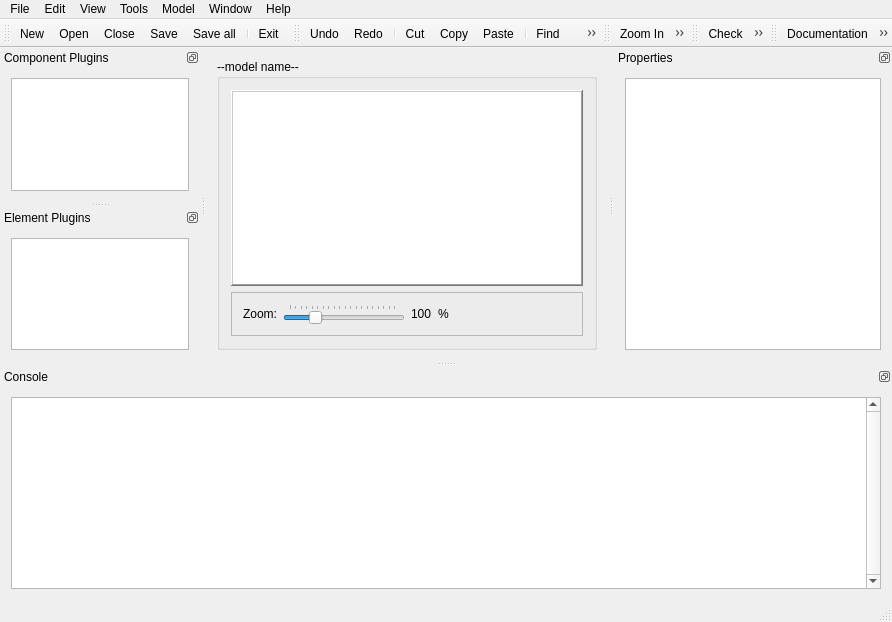
<?xml version="1.0" encoding="UTF-8"?>
<ui version="4.0">
 <class>MainWindow</class>
 <widget class="QMainWindow" name="MainWindow">
  <property name="geometry">
   <rect>
    <x>0</x>
    <y>0</y>
    <width>892</width>
    <height>622</height>
   </rect>
  </property>
  <property name="windowTitle">
   <string>ReGenESyS -- Reborn Generic and Expansible System Simulator</string>
  </property>
  <property name="locale">
   <locale language="English" country="UnitedStates"/>
  </property>
  <widget class="QWidget" name="centralWidget">
   <layout class="QGridLayout" name="gridLayout">
    <item row="0" column="0">
     <widget class="QGroupBox" name="groupBoxModel">
      <property name="sizePolicy">
       <sizepolicy hsizetype="Expanding" vsizetype="Expanding">
        <horstretch>0</horstretch>
        <verstretch>0</verstretch>
       </sizepolicy>
      </property>
      <property name="baseSize">
       <size>
        <width>800</width>
        <height>600</height>
       </size>
      </property>
      <property name="title">
       <string>--model name--</string>
      </property>
      <layout class="QVBoxLayout" name="verticalLayout_6">
       <item>
        <widget class="QGraphicsView" name="graphicsViewModel">
         <property name="frameShape">
          <enum>QFrame::WinPanel</enum>
         </property>
         <property name="frameShadow">
          <enum>QFrame::Raised</enum>
         </property>
        </widget>
       </item>
       <item>
        <widget class="QFrame" name="frame">
         <property name="sizePolicy">
          <sizepolicy hsizetype="Preferred" vsizetype="Minimum">
           <horstretch>0</horstretch>
           <verstretch>0</verstretch>
          </sizepolicy>
         </property>
         <property name="frameShape">
          <enum>QFrame::StyledPanel</enum>
         </property>
         <property name="frameShadow">
          <enum>QFrame::Raised</enum>
         </property>
         <layout class="QHBoxLayout" name="horizontalLayout">
          <item>
           <widget class="QLabel" name="label">
            <property name="text">
             <string>Zoom:</string>
            </property>
            <property name="buddy">
             <cstring>horizontalSlider</cstring>
            </property>
           </widget>
          </item>
          <item>
           <widget class="QSlider" name="horizontalSlider">
            <property name="minimum">
             <number>10</number>
            </property>
            <property name="maximum">
             <number>400</number>
            </property>
            <property name="singleStep">
             <number>10</number>
            </property>
            <property name="value">
             <number>100</number>
            </property>
            <property name="orientation">
             <enum>Qt::Horizontal</enum>
            </property>
            <property name="tickPosition">
             <enum>QSlider::TicksAbove</enum>
            </property>
            <property name="tickInterval">
             <number>20</number>
            </property>
           </widget>
          </item>
          <item>
           <widget class="QLabel" name="label_2">
            <property name="text">
             <string>100</string>
            </property>
           </widget>
          </item>
          <item>
           <widget class="QLabel" name="label_3">
            <property name="text">
             <string>%</string>
            </property>
           </widget>
          </item>
          <item>
           <spacer name="horizontalSpacer">
            <property name="orientation">
             <enum>Qt::Horizontal</enum>
            </property>
            <property name="sizeHint" stdset="0">
             <size>
              <width>40</width>
              <height>20</height>
             </size>
            </property>
           </spacer>
          </item>
         </layout>
        </widget>
       </item>
      </layout>
     </widget>
    </item>
   </layout>
  </widget>
  <widget class="QMenuBar" name="menuBar">
   <property name="geometry">
    <rect>
     <x>0</x>
     <y>0</y>
     <width>892</width>
     <height>22</height>
    </rect>
   </property>
   <widget class="QMenu" name="menuFile">
    <property name="title">
     <string>File</string>
    </property>
    <addaction name="actionNew"/>
    <addaction name="actionOpen"/>
    <addaction name="actionClose"/>
    <addaction name="separator"/>
    <addaction name="actionSave"/>
    <addaction name="actionSave_as"/>
    <addaction name="separator"/>
    <addaction name="actionExit"/>
   </widget>
   <widget class="QMenu" name="menuEdit">
    <property name="title">
     <string>Edit</string>
    </property>
    <addaction name="actionUndo"/>
    <addaction name="actionRedo"/>
    <addaction name="separator"/>
    <addaction name="actionCut"/>
    <addaction name="actionCopy"/>
    <addaction name="actionPaste"/>
    <addaction name="separator"/>
    <addaction name="actionFind"/>
    <addaction name="actionReplace"/>
   </widget>
   <widget class="QMenu" name="menuTools">
    <property name="title">
     <string>Tools</string>
    </property>
    <addaction name="actionInput_Analyser"/>
    <addaction name="actionOutput_Analyser"/>
    <addaction name="actionScenario_Manager"/>
    <addaction name="actionOptimizaton"/>
    <addaction name="separator"/>
    <addaction name="actionPreferences"/>
   </widget>
   <widget class="QMenu" name="menuModel">
    <property name="enabled">
     <bool>true</bool>
    </property>
    <property name="title">
     <string>Model</string>
    </property>
    <widget class="QMenu" name="menuSimulation_2">
     <property name="title">
      <string>Simulation</string>
     </property>
     <addaction name="actionStart"/>
     <addaction name="actionPause"/>
     <addaction name="actionStep"/>
     <addaction name="actionStop"/>
     <addaction name="separator"/>
     <addaction name="actionRun_Control"/>
    </widget>
    <addaction name="actionInformation"/>
    <addaction name="separator"/>
    <addaction name="actionComponents_2"/>
    <addaction name="actionElements_2"/>
    <addaction name="separator"/>
    <addaction name="actionTrace"/>
    <addaction name="actionEvents"/>
    <addaction name="separator"/>
    <addaction name="actionCheck_Model"/>
    <addaction name="menuSimulation_2"/>
    <addaction name="separator"/>
    <addaction name="actionReport"/>
   </widget>
   <widget class="QMenu" name="menuWindow">
    <property name="title">
     <string>Window</string>
    </property>
    <addaction name="actionComponents"/>
    <addaction name="actionConsole"/>
    <addaction name="actionProperties"/>
    <addaction name="actionReports"/>
    <addaction name="separator"/>
   </widget>
   <widget class="QMenu" name="menuHelp">
    <property name="title">
     <string>Help</string>
    </property>
    <addaction name="actionDocumentation"/>
    <addaction name="actionSupport"/>
    <addaction name="separator"/>
    <addaction name="actionAbout"/>
   </widget>
   <widget class="QMenu" name="menuView">
    <property name="title">
     <string>View</string>
    </property>
    <widget class="QMenu" name="menuArrange">
     <property name="title">
      <string>Arrange</string>
     </property>
     <addaction name="actionTop"/>
     <addaction name="actionBottom"/>
    </widget>
    <addaction name="actionZoom_In"/>
    <addaction name="actionZoom_Out"/>
    <addaction name="actionZoom_Factor"/>
    <addaction name="separator"/>
    <addaction name="actionGrid"/>
    <addaction name="actionSnap"/>
    <addaction name="separator"/>
    <addaction name="menuArrange"/>
    <addaction name="actionGroup"/>
   </widget>
   <addaction name="menuFile"/>
   <addaction name="menuEdit"/>
   <addaction name="menuView"/>
   <addaction name="menuTools"/>
   <addaction name="menuModel"/>
   <addaction name="menuWindow"/>
   <addaction name="menuHelp"/>
  </widget>
  <widget class="QToolBar" name="toolBarModel">
   <attribute name="toolBarArea">
    <enum>TopToolBarArea</enum>
   </attribute>
   <attribute name="toolBarBreak">
    <bool>false</bool>
   </attribute>
   <addaction name="actionNew"/>
   <addaction name="actionOpen"/>
   <addaction name="actionClose"/>
   <addaction name="actionSave"/>
   <addaction name="actionSave_as"/>
   <addaction name="separator"/>
   <addaction name="actionExit"/>
  </widget>
  <widget class="QStatusBar" name="statusBar"/>
  <widget class="QToolBar" name="toolBarEdit">
   <property name="windowTitle">
    <string>toolBar</string>
   </property>
   <attribute name="toolBarArea">
    <enum>TopToolBarArea</enum>
   </attribute>
   <attribute name="toolBarBreak">
    <bool>false</bool>
   </attribute>
   <addaction name="actionUndo"/>
   <addaction name="actionRedo"/>
   <addaction name="separator"/>
   <addaction name="actionCut"/>
   <addaction name="actionCopy"/>
   <addaction name="actionPaste"/>
   <addaction name="separator"/>
   <addaction name="actionFind"/>
   <addaction name="actionReplace"/>
  </widget>
  <widget class="QToolBar" name="toolBar">
   <property name="windowTitle">
    <string>toolBar</string>
   </property>
   <attribute name="toolBarArea">
    <enum>TopToolBarArea</enum>
   </attribute>
   <attribute name="toolBarBreak">
    <bool>false</bool>
   </attribute>
   <addaction name="actionZoom_In"/>
   <addaction name="actionZoom_Out"/>
   <addaction name="actionZoom_Factor"/>
  </widget>
  <widget class="QToolBar" name="toolBarSimulator">
   <property name="windowTitle">
    <string>toolBar_2</string>
   </property>
   <attribute name="toolBarArea">
    <enum>TopToolBarArea</enum>
   </attribute>
   <attribute name="toolBarBreak">
    <bool>false</bool>
   </attribute>
   <addaction name="actionCheck_Model"/>
   <addaction name="actionStart"/>
   <addaction name="actionPause"/>
   <addaction name="actionStep"/>
   <addaction name="actionStop"/>
   <addaction name="actionRun_Control"/>
  </widget>
  <widget class="QToolBar" name="toolBarHelp">
   <property name="windowTitle">
    <string>toolBar_2</string>
   </property>
   <attribute name="toolBarArea">
    <enum>TopToolBarArea</enum>
   </attribute>
   <attribute name="toolBarBreak">
    <bool>false</bool>
   </attribute>
   <addaction name="actionDocumentation"/>
   <addaction name="actionSupport"/>
   <addaction name="actionAbout"/>
  </widget>
  <widget class="QDockWidget" name="dockWidgetComponentPlugins">
   <property name="maximumSize">
    <size>
     <width>200</width>
     <height>524287</height>
    </size>
   </property>
   <property name="features">
    <set>QDockWidget::DockWidgetFloatable|QDockWidget::DockWidgetMovable</set>
   </property>
   <property name="windowTitle">
    <string>Component Plugins</string>
   </property>
   <attribute name="dockWidgetArea">
    <number>1</number>
   </attribute>
   <widget class="QWidget" name="dockWidgetContentsComponentPlugins">
    <layout class="QVBoxLayout" name="verticalLayout">
     <item>
      <widget class="QListWidget" name="listWidgetComponentPlugins"/>
     </item>
    </layout>
   </widget>
  </widget>
  <widget class="QDockWidget" name="dockWidgetElementPlugins">
   <property name="maximumSize">
    <size>
     <width>200</width>
     <height>524287</height>
    </size>
   </property>
   <property name="features">
    <set>QDockWidget::DockWidgetFloatable|QDockWidget::DockWidgetMovable</set>
   </property>
   <property name="windowTitle">
    <string>Element Plugins</string>
   </property>
   <attribute name="dockWidgetArea">
    <number>1</number>
   </attribute>
   <widget class="QWidget" name="dockWidgetContentsElementPlugins">
    <layout class="QVBoxLayout" name="verticalLayout_2">
     <item>
      <widget class="QListWidget" name="listWidgetElementPlugins"/>
     </item>
    </layout>
   </widget>
  </widget>
  <widget class="QDockWidget" name="dockWidgetProperties">
   <property name="features">
    <set>QDockWidget::DockWidgetFloatable|QDockWidget::DockWidgetMovable</set>
   </property>
   <property name="windowTitle">
    <string>Properties</string>
   </property>
   <attribute name="dockWidgetArea">
    <number>2</number>
   </attribute>
   <widget class="QWidget" name="dockWidgetContentsProperties">
    <layout class="QVBoxLayout" name="verticalLayout_3">
     <item>
      <widget class="QTableWidget" name="tableWidgetProperties"/>
     </item>
    </layout>
   </widget>
  </widget>
  <widget class="QDockWidget" name="dockWidgetConsole">
   <property name="floating">
    <bool>false</bool>
   </property>
   <property name="features">
    <set>QDockWidget::DockWidgetFloatable|QDockWidget::DockWidgetMovable</set>
   </property>
   <property name="allowedAreas">
    <set>Qt::AllDockWidgetAreas</set>
   </property>
   <property name="windowTitle">
    <string>Console</string>
   </property>
   <attribute name="dockWidgetArea">
    <number>8</number>
   </attribute>
   <widget class="QWidget" name="dockWidgetContentsConsole">
    <layout class="QVBoxLayout" name="verticalLayout_4">
     <item>
      <widget class="QTextEdit" name="textEdit_Console">
       <property name="sizePolicy">
        <sizepolicy hsizetype="Expanding" vsizetype="Preferred">
         <horstretch>0</horstretch>
         <verstretch>0</verstretch>
        </sizepolicy>
       </property>
       <property name="verticalScrollBarPolicy">
        <enum>Qt::ScrollBarAlwaysOn</enum>
       </property>
       <property name="lineWrapMode">
        <enum>QTextEdit::NoWrap</enum>
       </property>
       <property name="readOnly">
        <bool>true</bool>
       </property>
       <property name="textInteractionFlags">
        <set>Qt::NoTextInteraction</set>
       </property>
      </widget>
     </item>
    </layout>
   </widget>
  </widget>
  <action name="actionNew">
   <property name="icon">
    <iconset resource="resources.qrc">
     <normaloff>:/rec/resources/icons/pack2/png/24x24/60.png</normaloff>:/rec/resources/icons/pack2/png/24x24/60.png</iconset>
   </property>
   <property name="text">
    <string>New</string>
   </property>
   <property name="toolTip">
    <string>New simulation model</string>
   </property>
  </action>
  <action name="actionOpen">
   <property name="icon">
    <iconset resource="resources.qrc">
     <normaloff>:/rec/resources/icons/pack2/png/24x24/52.png</normaloff>:/rec/resources/icons/pack2/png/24x24/52.png</iconset>
   </property>
   <property name="text">
    <string>Open</string>
   </property>
   <property name="shortcut">
    <string>Ctrl+O</string>
   </property>
  </action>
  <action name="actionClose">
   <property name="enabled">
    <bool>true</bool>
   </property>
   <property name="icon">
    <iconset resource="resources.qrc">
     <normaloff>:/rec/resources/icons/pack3/png/24x24/Close.png</normaloff>:/rec/resources/icons/pack3/png/24x24/Close.png</iconset>
   </property>
   <property name="text">
    <string>Close</string>
   </property>
   <property name="shortcut">
    <string>Ctrl+W</string>
   </property>
  </action>
  <action name="actionSave">
   <property name="enabled">
    <bool>true</bool>
   </property>
   <property name="icon">
    <iconset resource="resources.qrc">
     <normaloff>:/rec/resources/icons/pack3/png/24x24/Save.png</normaloff>:/rec/resources/icons/pack3/png/24x24/Save.png</iconset>
   </property>
   <property name="text">
    <string>Save</string>
   </property>
   <property name="shortcut">
    <string>Ctrl+S</string>
   </property>
  </action>
  <action name="actionSave_as">
   <property name="enabled">
    <bool>true</bool>
   </property>
   <property name="icon">
    <iconset resource="resources.qrc">
     <normaloff>:/rec/resources/icons/pack2/png/24x24/86.png</normaloff>:/rec/resources/icons/pack2/png/24x24/86.png</iconset>
   </property>
   <property name="text">
    <string>Save all</string>
   </property>
   <property name="shortcut">
    <string>Ctrl+A</string>
   </property>
  </action>
  <action name="actionExit">
   <property name="icon">
    <iconset resource="resources.qrc">
     <normaloff>:/rec/resources/icons/pack3/png/24x24/Door.png</normaloff>:/rec/resources/icons/pack3/png/24x24/Door.png</iconset>
   </property>
   <property name="text">
    <string>Exit</string>
   </property>
   <property name="shortcut">
    <string>Ctrl+F4</string>
   </property>
  </action>
  <action name="actionUndo">
   <property name="icon">
    <iconset resource="resources.qrc">
     <normaloff>:/rec/resources/icons/pack3/png/24x24/Undo.png</normaloff>:/rec/resources/icons/pack3/png/24x24/Undo.png</iconset>
   </property>
   <property name="text">
    <string>Undo</string>
   </property>
   <property name="shortcut">
    <string>Ctrl+Z</string>
   </property>
  </action>
  <action name="actionRedo">
   <property name="icon">
    <iconset resource="resources.qrc">
     <normaloff>:/rec/resources/icons/pack3/png/24x24/Redo.png</normaloff>:/rec/resources/icons/pack3/png/24x24/Redo.png</iconset>
   </property>
   <property name="text">
    <string>Redo</string>
   </property>
   <property name="shortcut">
    <string>Ctrl+Shift+Z</string>
   </property>
  </action>
  <action name="actionCut">
   <property name="icon">
    <iconset resource="resources.qrc">
     <normaloff>:/rec/resources/icons/pack3/png/24x24/Cut.png</normaloff>:/rec/resources/icons/pack3/png/24x24/Cut.png</iconset>
   </property>
   <property name="text">
    <string>Cut</string>
   </property>
   <property name="shortcut">
    <string>Ctrl+X</string>
   </property>
  </action>
  <action name="actionCopy">
   <property name="icon">
    <iconset resource="resources.qrc">
     <normaloff>:/rec/resources/icons/pack3/png/24x24/Copy.png</normaloff>:/rec/resources/icons/pack3/png/24x24/Copy.png</iconset>
   </property>
   <property name="text">
    <string>Copy</string>
   </property>
   <property name="shortcut">
    <string>Ctrl+C</string>
   </property>
  </action>
  <action name="actionPaste">
   <property name="icon">
    <iconset resource="resources.qrc">
     <normaloff>:/rec/resources/icons/pack3/png/24x24/Paste.png</normaloff>:/rec/resources/icons/pack3/png/24x24/Paste.png</iconset>
   </property>
   <property name="text">
    <string>Paste</string>
   </property>
   <property name="shortcut">
    <string>Ctrl+V</string>
   </property>
  </action>
  <action name="actionFind">
   <property name="icon">
    <iconset resource="resources.qrc">
     <normaloff>:/rec/resources/icons/pack3/png/24x24/Find.png</normaloff>:/rec/resources/icons/pack3/png/24x24/Find.png</iconset>
   </property>
   <property name="text">
    <string>Find</string>
   </property>
   <property name="shortcut">
    <string>Ctrl+F</string>
   </property>
  </action>
  <action name="actionReplace">
   <property name="icon">
    <iconset resource="resources.qrc">
     <normaloff>:/rec/resources/icons/pack3/png/24x24/View.png</normaloff>:/rec/resources/icons/pack3/png/24x24/View.png</iconset>
   </property>
   <property name="text">
    <string>Replace</string>
   </property>
   <property name="shortcut">
    <string>Ctrl+H</string>
   </property>
  </action>
  <action name="actionGroup">
   <property name="text">
    <string>Group</string>
   </property>
  </action>
  <action name="actionZoom_In">
   <property name="icon">
    <iconset resource="resources.qrc">
     <normaloff>:/rec/resources/icons/pack3/png/24x24/Zoom.png</normaloff>:/rec/resources/icons/pack3/png/24x24/Zoom.png</iconset>
   </property>
   <property name="text">
    <string>Zoom In</string>
   </property>
   <property name="shortcut">
    <string>Ctrl+=</string>
   </property>
  </action>
  <action name="actionZoom_Out">
   <property name="icon">
    <iconset resource="resources.qrc">
     <normaloff>:/rec/resources/icons/pack3/png/24x24/Zoom.png</normaloff>:/rec/resources/icons/pack3/png/24x24/Zoom.png</iconset>
   </property>
   <property name="text">
    <string>Zoom Out</string>
   </property>
   <property name="shortcut">
    <string>Ctrl+-</string>
   </property>
  </action>
  <action name="actionZoom_Factor">
   <property name="icon">
    <iconset resource="resources.qrc">
     <normaloff>:/rec/resources/icons/pack3/png/24x24/Zoom.png</normaloff>:/rec/resources/icons/pack3/png/24x24/Zoom.png</iconset>
   </property>
   <property name="text">
    <string>Zoom Factor</string>
   </property>
  </action>
  <action name="actionGrid">
   <property name="text">
    <string>Grid</string>
   </property>
  </action>
  <action name="actionSnap">
   <property name="text">
    <string>Snap</string>
   </property>
  </action>
  <action name="actionInput_Analyser">
   <property name="text">
    <string>Input Analyser</string>
   </property>
  </action>
  <action name="actionOutput_Analyser">
   <property name="text">
    <string>Output Analyser</string>
   </property>
  </action>
  <action name="actionScenario_Manager">
   <property name="text">
    <string>Scenario Manager</string>
   </property>
  </action>
  <action name="actionOptimizaton">
   <property name="text">
    <string>Optimizaton</string>
   </property>
  </action>
  <action name="actionPreferences">
   <property name="text">
    <string>Preferences</string>
   </property>
  </action>
  <action name="actionCheck_Model">
   <property name="icon">
    <iconset resource="resources.qrc">
     <normaloff>:/rec/resources/icons/pack2/png/24x24/58.png</normaloff>:/rec/resources/icons/pack2/png/24x24/58.png</iconset>
   </property>
   <property name="text">
    <string>Check</string>
   </property>
   <property name="shortcut">
    <string>F4</string>
   </property>
  </action>
  <action name="actionStart">
   <property name="icon">
    <iconset resource="resources.qrc">
     <normaloff>:/rec/resources/icons/pack3/png/24x24/Play.png</normaloff>:/rec/resources/icons/pack3/png/24x24/Play.png</iconset>
   </property>
   <property name="text">
    <string>Start</string>
   </property>
   <property name="shortcut">
    <string>F5</string>
   </property>
  </action>
  <action name="actionStep">
   <property name="icon">
    <iconset resource="resources.qrc">
     <normaloff>:/rec/resources/icons/pack3/png/24x24/Next track.png</normaloff>:/rec/resources/icons/pack3/png/24x24/Next track.png</iconset>
   </property>
   <property name="text">
    <string>Step</string>
   </property>
   <property name="shortcut">
    <string>F7</string>
   </property>
  </action>
  <action name="actionStop">
   <property name="icon">
    <iconset resource="resources.qrc">
     <normaloff>:/rec/resources/icons/pack3/png/24x24/Stop.png</normaloff>:/rec/resources/icons/pack3/png/24x24/Stop.png</iconset>
   </property>
   <property name="text">
    <string>Stop</string>
   </property>
   <property name="shortcut">
    <string>F10</string>
   </property>
  </action>
  <action name="actionRun_Control">
   <property name="icon">
    <iconset resource="resources.qrc">
     <normaloff>:/rec/resources/icons/pack3/png/24x24/Tune.png</normaloff>:/rec/resources/icons/pack3/png/24x24/Tune.png</iconset>
   </property>
   <property name="text">
    <string>Settings</string>
   </property>
  </action>
  <action name="actionComponents">
   <property name="text">
    <string>Plugins</string>
   </property>
  </action>
  <action name="actionElements">
   <property name="text">
    <string>Components</string>
   </property>
  </action>
  <action name="actionModels">
   <property name="text">
    <string>Models</string>
   </property>
  </action>
  <action name="actionConsole">
   <property name="text">
    <string>Console</string>
   </property>
  </action>
  <action name="actionProperties">
   <property name="text">
    <string>Properties</string>
   </property>
  </action>
  <action name="actionEditor">
   <property name="text">
    <string>Editor</string>
   </property>
  </action>
  <action name="actionDocumentation">
   <property name="icon">
    <iconset resource="resources.qrc">
     <normaloff>:/rec/resources/icons/pack3/png/24x24/Help book.png</normaloff>:/rec/resources/icons/pack3/png/24x24/Help book.png</iconset>
   </property>
   <property name="text">
    <string>Documentation</string>
   </property>
   <property name="shortcut">
    <string>F1</string>
   </property>
  </action>
  <action name="actionSupport">
   <property name="icon">
    <iconset resource="resources.qrc">
     <normaloff>:/rec/resources/icons/pack3/png/24x24/Help.png</normaloff>:/rec/resources/icons/pack3/png/24x24/Help.png</iconset>
   </property>
   <property name="text">
    <string>Support</string>
   </property>
   <property name="shortcut">
    <string>Ctrl+F1</string>
   </property>
  </action>
  <action name="actionAbout">
   <property name="icon">
    <iconset resource="resources.qrc">
     <normaloff>:/rec/resources/icons/pack3/png/24x24/Help book 3d.png</normaloff>:/rec/resources/icons/pack3/png/24x24/Help book 3d.png</iconset>
   </property>
   <property name="text">
    <string>About...</string>
   </property>
   <property name="shortcut">
    <string>Ctrl+Shift+F1</string>
   </property>
  </action>
  <action name="actionTop">
   <property name="text">
    <string>Top</string>
   </property>
  </action>
  <action name="actionBottom">
   <property name="text">
    <string>Bottom</string>
   </property>
  </action>
  <action name="actionInformation">
   <property name="enabled">
    <bool>true</bool>
   </property>
   <property name="text">
    <string>Information</string>
   </property>
  </action>
  <action name="actionReport">
   <property name="text">
    <string>Report</string>
   </property>
  </action>
  <action name="actionComponents_2">
   <property name="text">
    <string>Components</string>
   </property>
  </action>
  <action name="actionElements_2">
   <property name="text">
    <string>Elements</string>
   </property>
  </action>
  <action name="actionTrace">
   <property name="text">
    <string>Trace</string>
   </property>
  </action>
  <action name="actionEvents">
   <property name="text">
    <string>Events</string>
   </property>
  </action>
  <action name="actionPause">
   <property name="icon">
    <iconset resource="resources.qrc">
     <normaloff>:/rec/resources/icons/pack3/png/24x24/Pause.png</normaloff>:/rec/resources/icons/pack3/png/24x24/Pause.png</iconset>
   </property>
   <property name="text">
    <string>Pause</string>
   </property>
  </action>
  <action name="actionReports">
   <property name="text">
    <string>Reports</string>
   </property>
  </action>
 </widget>
 <layoutdefault spacing="6" margin="11"/>
 <resources>
  <include location="resources.qrc"/>
 </resources>
 <connections>
  <connection>
   <sender>horizontalSlider</sender>
   <signal>valueChanged(int)</signal>
   <receiver>label_2</receiver>
   <slot>setNum(int)</slot>
   <hints>
    <hint type="sourcelabel">
     <x>377</x>
     <y>324</y>
    </hint>
    <hint type="destinationlabel">
     <x>431</x>
     <y>312</y>
    </hint>
   </hints>
  </connection>
 </connections>
</ui>
